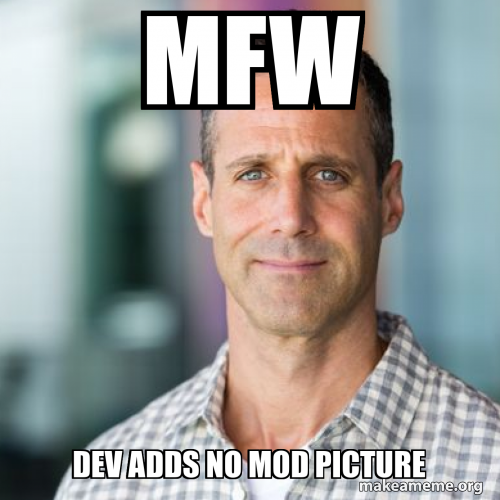
#> input picture resources/noRepoImageERROR.png, 500 x 500 px
$ python -i githubUtils.py   (imports and definitions only)
#> lines starting #> are read from the running program, lines starting #| are printed output that depends on the picture
# -*- coding: utf-8 -*-
"""
Created on Fri Aug 26 18:13:55 2022

@author: Zed
"""

import PIL.Image
import io
import base64
from enum import Enum
import json
import requests
import datetime

class LinkTypes(Enum):
    BRANCH = 1
    RELEASE = 2

# [64 lines left out: functions identifyLinkType, homepageToMainBranchURL, returnModImageURL, returnDefaultBranch, not called in this run]

def releaseToApiURL(URL):
    return str(URL).replace('https://github.com/','https://api.github.com/repos/')

def branchToApiURL(URL):
    return str(URL).replace('https://github.com/','https://api.github.com/repos/').replace('/tree/','/branches/')

def branchToArchiveURL(URL):
    return str(URL).replace('/tree/','/archive/') + ".zip"


def resize_image(image_path, resize=None): #image_path: "C:User/Image/img.jpg"
#> called with image_path = '../resources/noRepoImageERROR.png'
    if isinstance(image_path, str):
        img = PIL.Image.open(image_path)
#> img is the input picture: PIL image 500x500 RGB; mean R, G, B 153.1, 155, 152.4
    else:
        try:
            img = PIL.Image.open(io.BytesIO(base64.b64decode(image_path)))
        except Exception as e:
            data_bytes_io = io.BytesIO(image_path)
            img = PIL.Image.open(data_bytes_io)

    cur_width, cur_height = img.size
#> cur_width = 500; cur_height = 500

    while cur_width == 400:
        print("Too wide fixing it.")
        img = img.resize((int(cur_width*0.95), int(cur_height*0.95)), PIL.Image.LANCZOS)
        cur_width, cur_height = img.size
        print(img.size)
    while cur_height == 250:
        print("Too high fixing it.")
        img = img.resize((int(cur_width*0.95), int(cur_height*0.95)), PIL.Image.LANCZOS)
        cur_width, cur_height = img.size
        print(img.size)

    img= img.resize(((426, 240)),PIL.Image.LANCZOS)
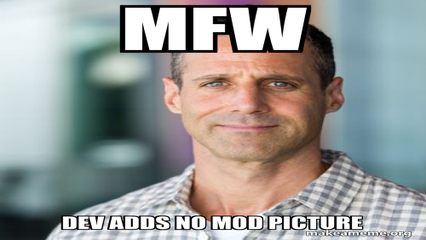
#> img: PIL image 426x240 RGB; mean R, G, B 153, 154.9, 152.4

    bio = io.BytesIO()
    img.save(bio, format="PNG")
    del img
    return bio.getvalue()

>>> result = resize_image('../resources/noRepoImageERROR.png')
